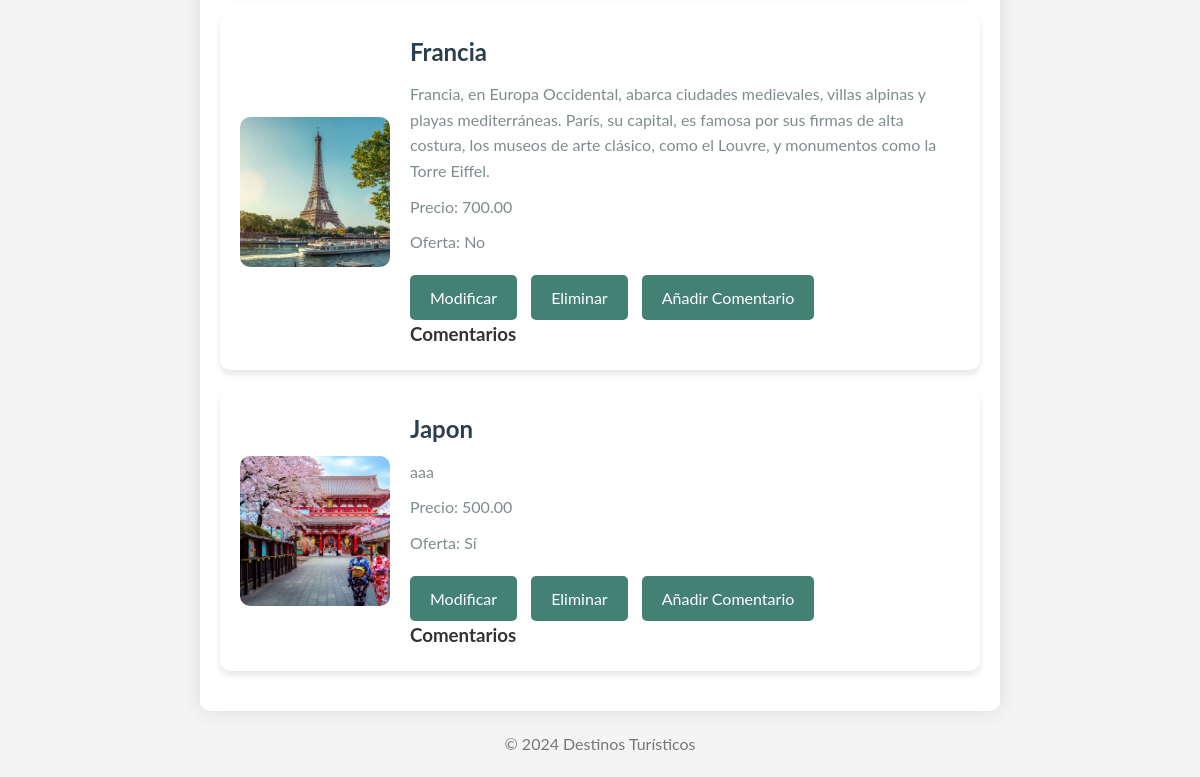
Before: / (lower part) with the older database file.
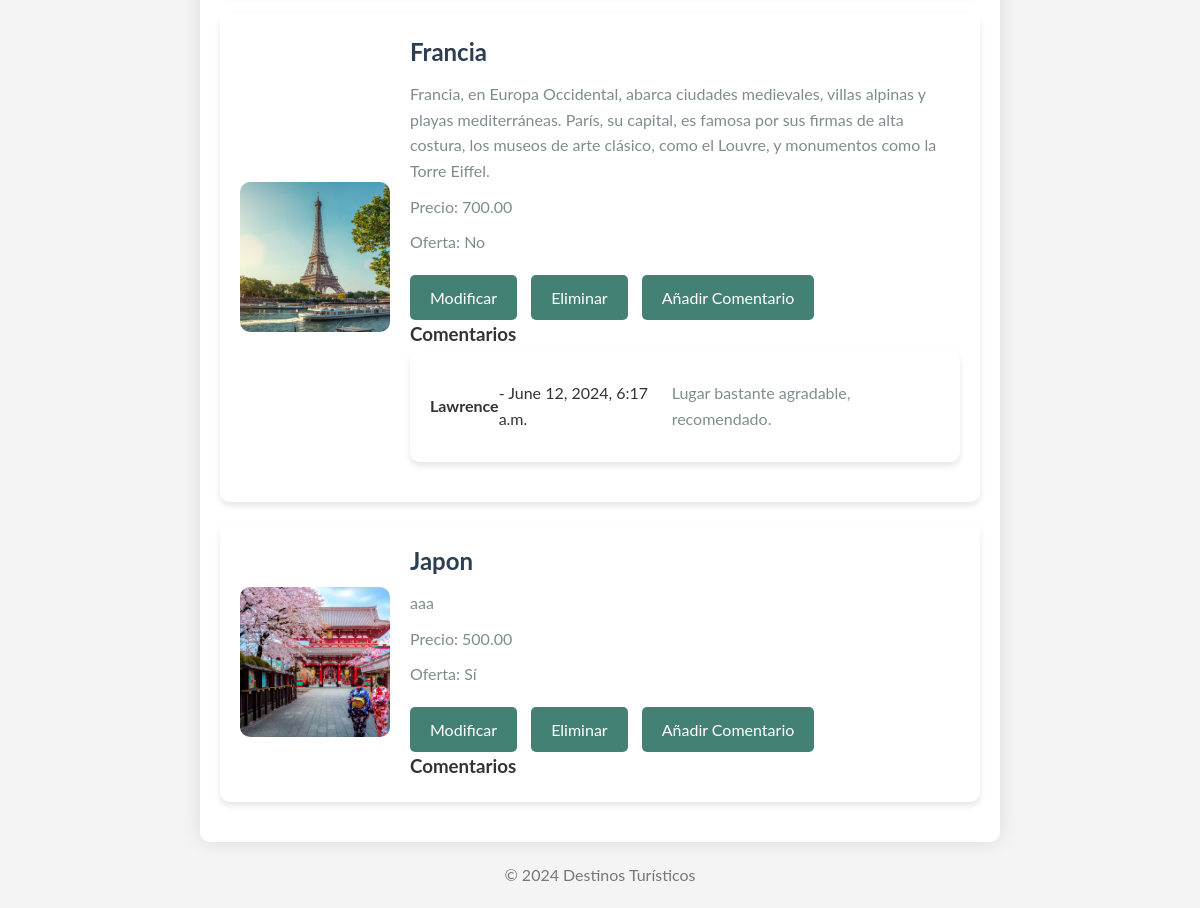
After: the same page with the newer database file.
### destinos/models.py (models this page shows, shortened)
class DestinosTuristicos(models.Model):
    nombreCiudad = models.CharField(max_length=100)
    descripcionCiudad = models.TextField()
    imagenCiudad = models.ImageField(upload_to='images/')
    precioTour = models.DecimalField(max_digits=10, decimal_places=2)
    ofertaTour = models.BooleanField(default=False)

class Comentario(models.Model):
    destino = models.ForeignKey(DestinosTuristicos, on_delete=models.CASCADE)
    autor = models.CharField(max_length=100)
    contenido = models.TextField()
    fecha = models.DateTimeField(auto_now_add=True)

### destinos/views.py (the view)
# urls.py: path('', views.listar_destinos, name='listar_destinos'),
def listar_destinos(request):
    destinos = DestinosTuristicos.objects.all()
    return render(request, 'destinos/listar.html', {'destinos': destinos})

### destinos/templates/destinos/listar.html (shortened to what this page needs)
<!DOCTYPE html>
<html>
<head>
    {% load static %}
    <link rel="stylesheet" type="text/css" href="{% static 'css/styles.css' %}">
</head>
<body>
    <main>
        <ul>
            {% for destino in destinos %}
            <li>
                <img src="{{ destino.imagenCiudad.url }}" alt="{{ destino.nombreCiudad }}">
                <div>
                    <h2>{{ destino.nombreCiudad }}</h2>
                    <p>{{ destino.descripcionCiudad }}</p>
                    <p>Precio: {{ destino.precioTour }}</p>
                    <p>Oferta: {% if destino.ofertaTour %}Sí{% else %}No{% endif %}</p>
                    <a href="{% url 'modificar_destino' destino.id %}">Modificar</a>
                    <a href="{% url 'eliminar_destino' destino.id %}">Eliminar</a>
                    <a href="{% url 'añadir_comentario' destino.id %}">Añadir Comentario</a>
                    <h3>Comentarios</h3>
                    <ul>
                        {% for comentario in destino.comentario_set.all %}
                        <li>
                            <strong>{{ comentario.autor }}</strong> - {{ comentario.fecha }}
                            <p>{{ comentario.contenido }}</p>
                        </li>
                        {% endfor %}
                    </ul>
                </div>
            </li>
            {% endfor %}
        </ul>
    </main>
    <footer>
        <p>&copy; 2024 Destinos Turísticos</p>
    </footer>
</body>
</html>

Changed rows visible on the page:
added Comentario: autor "Lawrence", fecha "June 12, 2024, 6:17 a.m.", contenido "Lugar bastante agradable, recomendado.", shown under DestinosTuristicos "Francia"
